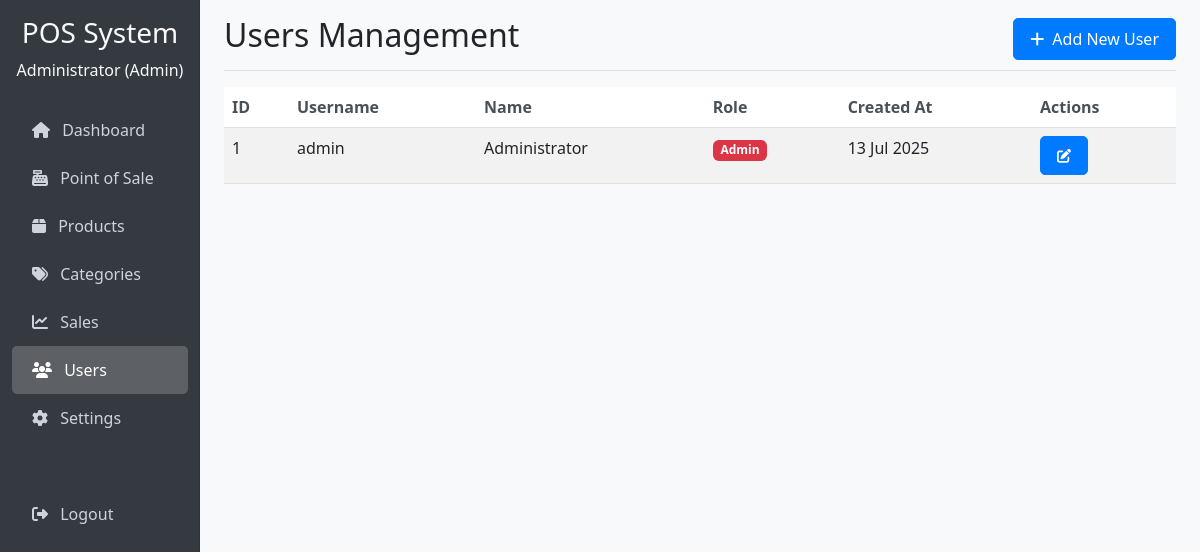
/users.php (signed in), run on the app's committed database.
### tables this page shows
CREATE TABLE IF NOT EXISTS `users` (
  `id` int(11) NOT NULL AUTO_INCREMENT,
  `username` varchar(50) NOT NULL,
  `password` varchar(255) NOT NULL,
  `name` varchar(100) NOT NULL,
  `role` enum('admin','cashier') NOT NULL DEFAULT 'cashier',
  `created_at` timestamp NOT NULL DEFAULT CURRENT_TIMESTAMP,
  PRIMARY KEY (`id`),
  UNIQUE KEY `username` (`username`)
);

### users.php (the view, shortened to what this page needs)
<?php
require_once 'config/db.php';
$user_id = $_SESSION['user_id'];
$query = "SELECT * FROM users WHERE id = ?";
$stmt = $conn->prepare($query);
$stmt->bind_param("i", $user_id);
$stmt->execute();
$result = $stmt->get_result();
$user = $result->fetch_assoc();
$query = "SELECT * FROM users ORDER BY username";
$result = $conn->query($query);
$users = [];
while ($row = $result->fetch_assoc()) {
    $users[] = $row;
}
?>
<!DOCTYPE html>
<html lang="en">
<head>
    <link href="https://cdn.jsdelivr.net/npm/bootstrap@5.3.0/dist/css/bootstrap.min.css" rel="stylesheet">
    <link rel="stylesheet" href="https://cdnjs.cloudflare.com/ajax/libs/font-awesome/6.4.0/css/all.min.css">
    <link rel="stylesheet" href="assets/css/style.css">
</head>
<body>
    <div class="container-fluid">
        <div class="row">
            <nav id="sidebar" class="col-md-3 col-lg-2 d-md-block bg-dark sidebar collapse">
                <div class="position-sticky pt-3">
                    <div class="text-center mb-4">
                        <h3 class="text-light">POS System</h3>
                        <p class="text-light"><?php echo $user['name']; ?> (<?php echo ucfirst($user['role']); ?>)</p>
                    </div>
                    <ul class="nav flex-column">
                        <li class="nav-item">
                            <a class="nav-link" href="index.php">
                                <i class="fas fa-home me-2"></i> Dashboard
                            </a>
                        </li>
                        <li class="nav-item">
                            <a class="nav-link" href="pos.php">
                                <i class="fas fa-cash-register me-2"></i> Point of Sale
                            </a>
                        </li>
                        <li class="nav-item">
                            <a class="nav-link" href="products.php">
                                <i class="fas fa-box me-2"></i> Products
                            </a>
                        </li>
                        <li class="nav-item">
                            <a class="nav-link" href="categories.php">
                                <i class="fas fa-tags me-2"></i> Categories
                            </a>
                        </li>
                        <li class="nav-item">
                            <a class="nav-link" href="sales.php">
                                <i class="fas fa-chart-line me-2"></i> Sales
                            </a>
                        </li>
                        <?php if ($user['role'] == 'admin'): ?>
                        <li class="nav-item">
                            <a class="nav-link active" href="users.php">
                                <i class="fas fa-users me-2"></i> Users
                            </a>
                        </li>
                        <li class="nav-item">
                            <a class="nav-link" href="settings.php">
                                <i class="fas fa-cog me-2"></i> Settings
                            </a>
                        </li>
                        <?php endif; ?>
                        <li class="nav-item mt-5">
                            <a class="nav-link" href="logout.php">
                                <i class="fas fa-sign-out-alt me-2"></i> Logout
                            </a>
                        </li>
                    </ul>
                </div>
            </nav>
            <main class="col-md-9 ms-sm-auto col-lg-10 px-md-4">
                <div class="d-flex justify-content-between flex-wrap flex-md-nowrap align-items-center pt-3 pb-2 mb-3 border-bottom">
                    <h1 class="h2">Users Management</h1>
                    <div class="btn-toolbar mb-2 mb-md-0">
                        <button type="button" class="btn btn-primary" data-bs-toggle="modal" data-bs-target="#userModal">
                            <i class="fas fa-plus me-1"></i> Add New User
                        </button>
                    </div>
                </div>
                <div class="table-responsive">
                    <table class="table table-striped table-hover">
                        <thead>
                            <tr>
                                <th>ID</th>
                                <th>Username</th>
                                <th>Name</th>
                                <th>Role</th>
                                <th>Created At</th>
                                <th>Actions</th>
                            </tr>
                        </thead>
                        <tbody>
                            <?php if (count($users) > 0): ?>
                                <?php foreach ($users as $u): ?>
                                <tr>
                                    <td><?php echo $u['id']; ?></td>
                                    <td><?php echo htmlspecialchars($u['username']); ?></td>
                                    <td><?php echo htmlspecialchars($u['name']); ?></td>
                                    <td>
                                        <span class="badge <?php echo $u['role'] == 'admin' ? 'bg-danger' : 'bg-success'; ?>">
                                            <?php echo ucfirst($u['role']); ?>
                                        </span>
                                    </td>
                                    <td><?php echo date('d M Y', strtotime($u['created_at'])); ?></td>
                                    <td>
                                        <button type="button" class="btn btn-sm btn-primary edit-user"
                                                data-id="<?php echo $u['id']; ?>"
                                                data-username="<?php echo htmlspecialchars($u['username']); ?>"
                                                data-name="<?php echo htmlspecialchars($u['name']); ?>"
                                                data-role="<?php echo $u['role']; ?>"
                                                data-bs-toggle="modal" data-bs-target="#userModal">
                                            <i class="fas fa-edit"></i>
                                        </button>
                                    </td>
                                </tr>
                                <?php endforeach; ?>
                            <?php else: ?>
                                <tr>
                                    <td colspan="6" class="text-center">No users found.</td>
                                </tr>
                            <?php endif; ?>
                        </tbody>
                    </table>
                </div>
            </main>
        </div>
    </div>
</body>
</html>

### assets/css/style.css (style rules this page uses)
body { font-family: 'Segoe UI', Tahoma, Geneva, Verdana, sans-serif; background-color: #f8f9fa; }
#sidebar { min-height: 100vh; box-shadow: inset -1px 0 0 rgba(0, 0, 0, .1); background-color: #343a40 !important; }
#sidebar .nav-link { color: #ced4da; padding: 0.75rem 1.25rem; font-weight: 500; transition: all 0.3s; }
#sidebar .nav-link.active { color: #fff; background-color: rgba(255, 255, 255, 0.2); border-radius: 5px; }
#sidebar .nav-link i { margin-right: 10px; }
.table { margin-bottom: 0; }
.table th { border-top: none; font-weight: 600; color: #495057; }
.btn { border-radius: 5px; padding: 8px 16px; font-weight: 500; transition: all 0.3s; }
.btn-primary { background-color: #007bff; border-color: #007bff; }

### data on the page
users: name "Administrator", role "Admin", id "1", username "admin", created_at "13 Jul 2025"
